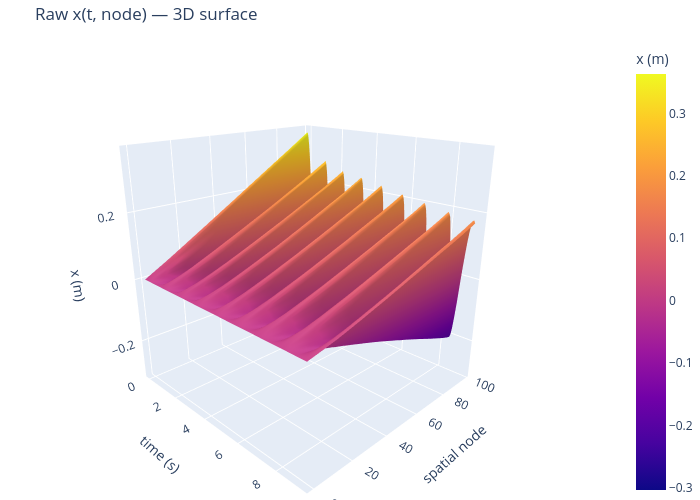

Source (notebook cell):
### Code cell
import plotly.graph_objects as go
from scipy.interpolate import interp1d as _i1d

# Arc-length resample raw data to uniform 100-pt grid
_xr = np.zeros((n_frames, N_VIDEO_PTS))
_yr = np.zeros((n_frames, N_VIDEO_PTS))
for _i in range(n_frames):
    _ds = np.sqrt(np.diff(x_m[_i])**2 + np.diff(y_m[_i])**2)
    _s  = np.concatenate([[0.0], np.cumsum(_ds)])
    _su = np.linspace(0, _s[-1], N_VIDEO_PTS)
    _xr[_i] = _i1d(_s, x_m[_i])(_su)
    _yr[_i] = _i1d(_s, y_m[_i])(_su)

t_plot    = t_raw[::1]
node_plot = np.arange(0, N_VIDEO_PTS, 2)
X_surf_raw = _xr[::1, :][:, node_plot]

# ── Plotly 3D surface (rotatable) ─────────────────────────────────────────
fig3d = go.Figure(go.Surface(
    x=t_plot, y=node_plot, z=X_surf_raw.T,
    colorscale='plasma', colorbar=dict(title='x (m)'),
    contours=dict(z=dict(show=False))
))
fig3d.update_layout(
    title='Raw x(t, node) — 3D surface',
    scene=dict(
        xaxis_title='time (s)',
        yaxis_title='spatial node',
        zaxis_title='x (m)',
        camera=dict(eye=dict(x=1.5, y=-1.5, z=0.8))
    ),
    width=700, height=500, margin=dict(l=0, r=0, t=40, b=0)
)
fig3d.show()

# ── Matplotlib heatmap (inline, resizable) ────────────────────────────────
fig2d, ax = plt.subplots(figsize=(8, 4), dpi=100)
im = ax.imshow(X_surf_raw.T, aspect='auto', origin='lower',
               extent=[t_plot[0], t_plot[-1], node_plot[0], node_plot[-1]],
               cmap='plasma')
fig2d.colorbar(im, ax=ax, label='x (m)')
ax.set_xlabel('time (s)')
ax.set_ylabel('spatial node')
ax.set_title('Raw x(t, node) — heatmap')
plt.tight_layout()
plt.show()

### Figure 1 — Plotly figure (JSON) as saved in the notebook; plotly's stock layout.template omitted (floating-point values rounded to 4 significant figures; data arrays with more than 128 entries replaced by an {"elided": "..."} marker saying what was removed)
{"data": [{"colorbar": {"title": {"text": "x (m)"}}, "colorscale": [[0, "#0d0887"], [0.1111, "#46039f"], [0.2222, "#7201a8"], [0.3333, "#9c179e"], [0.4444, "#bd3786"], [0.5556, "#d8576b"], [0.6667, "#ed7953"], [0.7778, "#fb9f3a"], [0.8889, "#fdca26"], [1, "#f0f921"]], "contours": {"z": {"show": false}}, "type": "surface", "x": {"elided": "193 float values"}, "y": [0, 2, 4, 6, 8, 10, 12, 14, 16, 18, 20, 22, 24, 26, 28, 30, 32, 34, 36, 38, 40, 42, 44, 46, 48, 50, 52, 54, 56, 58, 60, 62, 64, 66, 68, 70, 72, 74, 76, 78, 80, 82, 84, 86, 88, 90, 92, 94, 96, 98], "z": {"elided": "50x193 float values"}}], "layout": {"height": 500, "margin": {"b": 0, "l": 0, "r": 0, "t": 40}, "scene": {"camera": {"eye": {"x": 1.5, "y": -1.5, "z": 0.8}}, "xaxis": {"title": {"text": "time (s)"}}, "yaxis": {"title": {"text": "spatial node"}}, "zaxis": {"title": {"text": "x (m)"}}}, "title": {"text": "Raw x(t, node) — 3D surface"}, "width": 700}}
